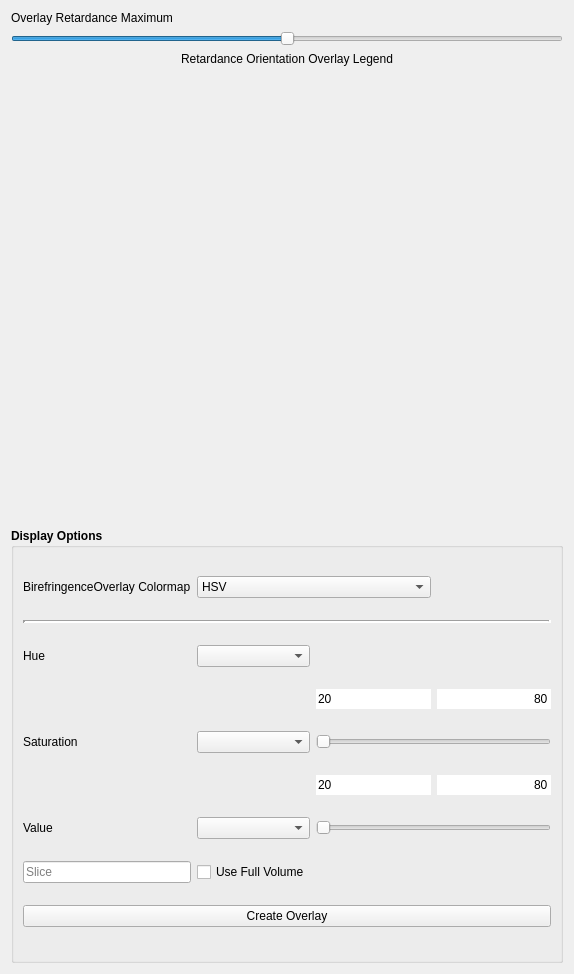
         <widget class="QWidget" name="scrollAreaWidgetContents_5">
          <property name="geometry">
           <rect>
            <x>0</x>
            <y>0</y>
            <width>574</width>
            <height>974</height>
           </rect>
          </property>
          <layout class="QGridLayout" name="gridLayout_4">
           <item row="6" column="0">
            <widget class="QLabel" name="label_orientation_image">
             <property name="sizePolicy">
              <sizepolicy hsizetype="Preferred" vsizetype="Fixed">
               <horstretch>0</horstretch>
               <verstretch>0</verstretch>
              </sizepolicy>
             </property>
             <property name="text">
              <string/>
             </property>
             <property name="alignment">
              <set>Qt::AlignCenter</set>
             </property>
            </widget>
           </item>
           <item row="8" column="0">
            <widget class="QGroupBox" name="DisplayOptions">
             <property name="sizePolicy">
              <sizepolicy hsizetype="Preferred" vsizetype="Expanding">
               <horstretch>0</horstretch>
               <verstretch>0</verstretch>
              </sizepolicy>
             </property>
             <property name="font">
              <font>
               <italic>false</italic>
               <bold>true</bold>
              </font>
             </property>
             <property name="title">
              <string>Display Options</string>
             </property>
             <layout class="QGridLayout" name="gridLayout_17">
              <property name="topMargin">
               <number>12</number>
              </property>
              <property name="verticalSpacing">
               <number>6</number>
              </property>
              <item row="8" column="1">
               <widget class="QComboBox" name="cb_hue">
                <property name="font">
                 <font>
                  <italic>false</italic>
                  <bold>false</bold>
                 </font>
                </property>
                <property name="focusPolicy">
                 <enum>Qt::StrongFocus</enum>
                </property>
               </widget>
              </item>
              <item row="10" column="2" colspan="2">
               <widget class="QSlider" name="slider_saturation">
                <property name="font">
                 <font>
                  <italic>false</italic>
                  <bold>false</bold>
                 </font>
                </property>
                <property name="orientation">
                 <enum>Qt::Horizontal</enum>
                </property>
               </widget>
              </item>
              <item row="6" column="0" colspan="4">
               <widget class="Line" name="line">
                <property name="font">
                 <font>
                  <italic>false</italic>
                  <bold>false</bold>
                 </font>
                </property>
                <property name="lineWidth">
                 <number>3</number>
                </property>
                <property name="orientation">
                 <enum>Qt::Horizontal</enum>
                </property>
               </widget>
              </item>
              <item row="10" column="0">
               <widget class="QLabel" name="label_saturation">
                <property name="font">
                 <font>
                  <italic>false</italic>
                  <bold>false</bold>
                 </font>
                </property>
                <property name="text">
                 <string>Saturation</string>
                </property>
               </widget>
              </item>
              <item row="15" column="0">
               <widget class="QLineEdit" name="le_overlay_slice">
                <property name="sizePolicy">
                 <sizepolicy hsizetype="Preferred" vsizetype="Fixed">
                  <horstretch>0</horstretch>
                  <verstretch>0</verstretch>
                 </sizepolicy>
                </property>
                <property name="font">
                 <font>
                  <italic>false</italic>
                  <bold>false</bold>
                 </font>
                </property>
                <property name="placeholderText">
                 <string>Slice</string>
                </property>
               </widget>
              </item>
              <item row="9" column="2">
               <widget class="QLineEdit" name="le_sat_min">
                <property name="font">
                 <font>
                  <italic>false</italic>
                  <bold>false</bold>
                 </font>
                </property>
                <property name="inputMask">
                 <string/>
                </property>
                <property name="text">
                 <string>20</string>
                </property>
                <property name="frame">
                 <bool>false</bool>
                </property>
               </widget>
              </item>
              <item row="3" column="1" colspan="2">
               <widget class="QComboBox" name="cb_colormap">
                <property name="font">
                 <font>
                  <italic>false</italic>
                  <bold>false</bold>
                 </font>
                </property>
                <property name="focusPolicy">
                 <enum>Qt::StrongFocus</enum>
                </property>
                <item>
                 <property name="text">
                  <string>HSV</string>
                 </property>
                </item>
                <item>
                 <property name="text">
                  <string>JCh (Perceptually Uniform)</string>
                 </property>
                </item>
               </widget>
              </item>
              <item row="12" column="1">
               <widget class="QComboBox" name="cb_value">
                <property name="font">
                 <font>
                  <italic>false</italic>
                  <bold>false</bold>
                 </font>
                </property>
                <property name="focusPolicy">
                 <enum>Qt::StrongFocus</enum>
                </property>
               </widget>
              </item>
              <item row="11" column="2">
               <widget class="QLineEdit" name="le_val_min">
                <property name="font">
                 <font>
                  <italic>false</italic>
                  <bold>false</bold>
                 </font>
                </property>
                <property name="text">
                 <string>20</string>
                </property>
                <property name="frame">
                 <bool>false</bool>
                </property>
               </widget>
              </item>
              <item row="10" column="1">
               <widget class="QComboBox" name="cb_saturation">
                <property name="font">
                 <font>
                  <italic>false</italic>
                  <bold>false</bold>
                 </font>
                </property>
                <property name="focusPolicy">
                 <enum>Qt::StrongFocus</enum>
                </property>
               </widget>
              </item>
              <item row="9" column="3">
               <widget class="QLineEdit" name="le_sat_max">
                <property name="font">
                 <font>
                  <italic>false</italic>
                  <bold>false</bold>
                 </font>
                </property>
                <property name="text">
                 <string>80</string>
                </property>
                <property name="frame">
                 <bool>false</bool>
                </property>
                <property name="alignment">
                 <set>Qt::AlignRight|Qt::AlignTrailing|Qt::AlignVCenter</set>
                </property>
               </widget>
              </item>
              <item row="12" column="2" colspan="2">
               <widget class="QSlider" name="slider_value">
                <property name="sizePolicy">
                 <sizepolicy hsizetype="Preferred" vsizetype="Fixed">
                  <horstretch>0</horstretch>
                  <verstretch>0</verstretch>
                 </sizepolicy>
                </property>
                <property name="font">
                 <font>
                  <italic>false</italic>
                  <bold>false</bold>
                 </font>
                </property>
                <property name="orientation">
                 <enum>Qt::Horizontal</enum>
                </property>
               </widget>
              </item>
              <item row="12" column="0">
               <widget class="QLabel" name="label_value">
                <property name="font">
                 <font>
                  <italic>false</italic>
                  <bold>false</bold>
                 </font>
                </property>
                <property name="text">
                 <string>Value</string>
                </property>
               </widget>
              </item>
              <item row="15" column="1">
               <widget class="QCheckBox" name="chb_display_volume">
                <property name="font">
                 <font>
                  <italic>false</italic>
                  <bold>false</bold>
                 </font>
                </property>
                <property name="text">
                 <string>Use Full Volume</string>
                </property>
               </widget>
              </item>
              <item row="3" column="0">
               <widget class="QLabel" name="label_colormap">
                <property name="font">
                 <font>
                  <italic>false</italic>
                  <bold>false</bold>
                 </font>
                </property>
                <property name="text">
                 <string>BirefringenceOverlay Colormap</string>
                </property>
               </widget>
              </item>
              <item row="11" column="3">
               <widget class="QLineEdit" name="le_val_max">
                <property name="font">
                 <font>
                  <italic>false</italic>
                  <bold>false</bold>
                 </font>
                </property>
                <property name="text">
                 <string>80</string>
                </property>
                <property name="frame">
                 <bool>false</bool>
                </property>
                <property name="alignment">
                 <set>Qt::AlignRight|Qt::AlignTrailing|Qt::AlignVCenter</set>
                </property>
               </widget>
              </item>
              <item row="8" column="0">
               <widget class="QLabel" name="label_hue">
                <property name="font">
                 <font>
                  <italic>false</italic>
                  <bold>false</bold>
                 </font>
                </property>
                <property name="text">
                 <string>Hue</string>
                </property>
               </widget>
              </item>
              <item row="16" column="0" colspan="4">
               <widget class="QPushButton" name="qbutton_create_overlay">
                <property name="font">
                 <font>
                  <italic>false</italic>
                  <bold>false</bold>
                 </font>
                </property>
                <property name="text">
                 <string>Create Overlay</string>
                </property>
               </widget>
              </item>
             </layout>
            </widget>
           </item>
           <item row="1" column="0">
            <widget class="QLabel" name="label">
             <property name="sizePolicy">
              <sizepolicy hsizetype="Preferred" vsizetype="Fixed">
               <horstretch>0</horstretch>
               <verstretch>0</verstretch>
              </sizepolicy>
             </property>
             <property name="text">
              <string>Overlay Retardance Maximum </string>
             </property>
            </widget>
           </item>
           <item row="2" column="0">
            <widget class="QSlider" name="retMaxSlider">
             <property name="maximum">
              <number>50</number>
             </property>
             <property name="sliderPosition">
              <number>25</number>
             </property>
             <property name="orientation">
              <enum>Qt::Horizontal</enum>
             </property>
            </widget>
           </item>
           <item row="3" column="0">
            <widget class="QLabel" name="label_orientation_legend">
             <property name="sizePolicy">
              <sizepolicy hsizetype="Preferred" vsizetype="Fixed">
               <horstretch>0</horstretch>
               <verstretch>0</verstretch>
              </sizepolicy>
             </property>
             <property name="text">
              <string>Retardance Orientation Overlay Legend</string>
             </property>
             <property name="alignment">
              <set>Qt::AlignCenter</set>
             </property>
            </widget>
           </item>
           <item row="7" column="0">
            <spacer name="verticalSpacer">
             <property name="orientation">
              <enum>Qt::Vertical</enum>
             </property>
             <property name="sizeHint" stdset="0">
              <size>
               <width>20</width>
               <height>40</height>
              </size>
             </property>
            </spacer>
           </item>
          </layout>
         </widget>
